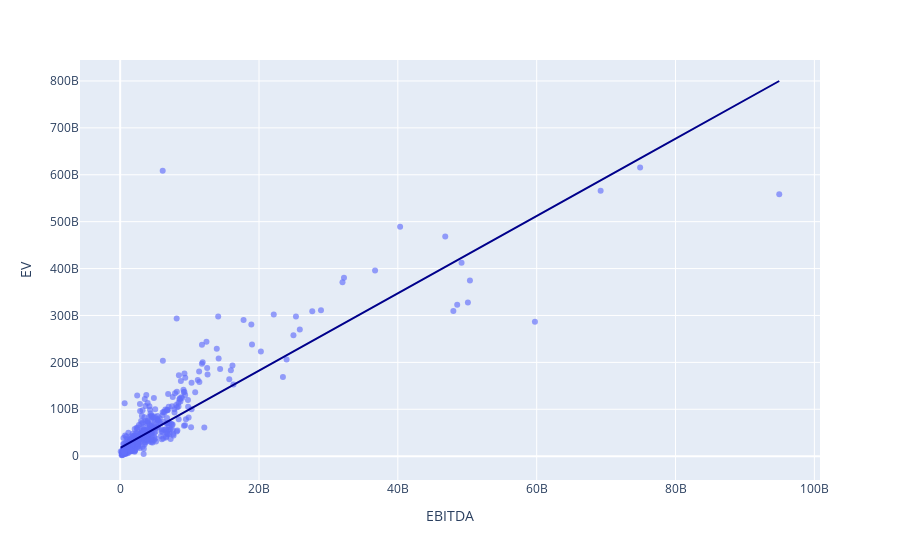

Notebook cell for this chart:
### Markdown cell above
[Code section 16]

### Code cell
# PLOTTING THE REGRESSION LINE FOR THE SIMPLE LINEAR REGRESSION MODEL

fig = px.scatter(
    df_ana12to15, x='EBITDA', y='EV', opacity=0.65,
    trendline='ols', trendline_color_override='darkblue'
)
fig

### Figure 1 — Plotly figure (JSON) as saved in the notebook; plotly's stock layout.template omitted (floating-point values rounded to 4 significant figures; data arrays with more than 128 entries replaced by an {"elided": "..."} marker saying what was removed)
{"data": [{"hovertemplate": "EBITDA=%{x}<br>EV=%{y}<extra></extra>", "legendgroup": "", "marker": {"color": "#636efa", "opacity": 0.65, "symbol": "circle"}, "mode": "markers", "name": "", "orientation": "v", "showlegend": false, "type": "scatter", "x": {"elided": "705 int values"}, "xaxis": "x", "y": {"elided": "705 float values"}, "yaxis": "y"}, {"hovertemplate": "<b>OLS trendline</b><br>EV = 8.23853 * EBITDA + 1.77241e+10<br>R<sup>2</sup>=0.773088<br><br>EBITDA=%{x}<br>EV=%{y} <b>(trend)</b><extra></extra>", "legendgroup": "", "line": {"color": "darkblue"}, "marker": {"color": "#636efa", "symbol": "circle"}, "mode": "lines", "name": "", "showlegend": false, "type": "scatter", "x": {"elided": "705 int values"}, "xaxis": "x", "y": {"elided": "705 float values"}, "yaxis": "y"}], "layout": {"legend": {"tracegroupgap": 0}, "margin": {"t": 60}, "xaxis": {"anchor": "y", "domain": [0, 1], "title": {"text": "EBITDA"}}, "yaxis": {"anchor": "x", "domain": [0, 1], "title": {"text": "EV"}}}}
